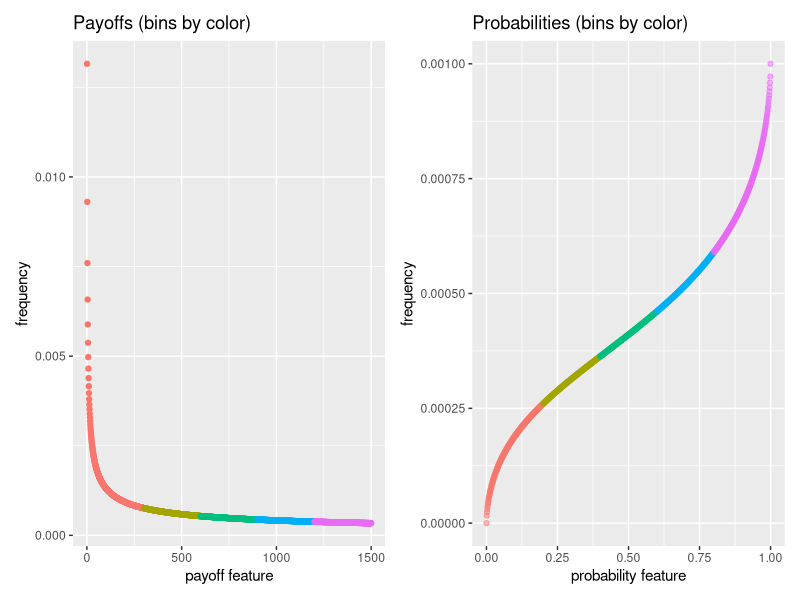

Here is the R script that generated this plot:
library(tidyverse)
library(patchwork)
##paper link: https://www.sciencedirect.com/science/article/pii/S0010028505001015

## "Brown and Qian (2004) asked participants to estimate the relative frequencies with which different probabilities occur in the environment, and found that (a) low and high probabilities are rated as occurring most frequently, and (b) high probabilities are rated as occurring more often than low probabilities."

##Eco probability distribution estimated from prob-related phrases in corpus:
b <- .59 # best, 90% var captured in range 0.46 to 0.67
subj_p <- function(p){
    (p ^ b) /
        ( ( (p ^ b) + (1 - p) ^ b) ^ (1 / b))
}

x <- seq(from = 0, to = 1, length = 1000)
prob.df <- data.frame(x = x, p = sapply(x, subj_p))

howfine <- 5
if (nrow(prob.df) %% howfine != 0) stop("nrow(prob.df) %% howfine != 0")
prob.df$bracket <- rep(1:howfine, each = nrow(prob.df) / howfine)


##payoffs. For gains, just a power law: constant*(gainamount^y)
##best y for gains is  -.93, for losses -.96
##values up to 10000, rank of 500 should be about .8 (from Fig. 2)
maxpay <- 1500
minpay <- 1

#this is only vaguely related to Chater 2006 and is probably dumb.
payraw.df <- data.frame( value = minpay:maxpay,
                     freq = sapply(minpay:maxpay, function(x){x ^ -.5}),
                     bracket = rep(1:howfine,
                                   each = length(minpay:maxpay) /
                                       howfine)) %>%
    mutate(freq = freq / sum(freq))

pay.df <- payraw.df %>%
    group_by(bracket) %>%
    summarize(prob = sum(freq), ev = mean(value)) %>%
    ungroup

payoff_levels <- paste0("pay", 1:howfine)
paylevel_prob <- pay.df$prob
paylevel_value <- pay.df$ev

prob_levels <- paste0("prob", 1:howfine)
problevel_prob <- rep(1 / howfine, howfine)
problevel_value <- prob.df %>%
    group_by(bracket) %>%
    summarize(value = mean(p)) %>%
    ungroup %>%
    select(value) %>%
    unlist %>% as.numeric

prob_na_expected <- with(prob.df, sum(x * p) / nrow(prob.df))
pay_na_expected <- with(pay.df, sum(prob * ev) / nrow(pay.df))

value_na_na <- prob_na_expected * pay_na_expected

##ggsave(
ggplot(payraw.df, aes(x = value, y = freq, color = as.character(bracket))) +
    geom_point() +
    xlab("payoff feature") +
    ylab("frequency") +
    guides(color = FALSE) +
    ggtitle("Payoffs (bins by color)") +
ggplot(prob.df, aes(x = x, y = p / nrow(prob.df))) +
    geom_point(aes(color = as.character(bracket)), alpha = .5) +
    ggtitle(paste("Probabilities (bins by color)")) +
    xlab("probability feature") +
    ylab("frequency") +
    guides(color = FALSE)
##,
##file = "eco_world.png")

##This is the setup you have to mimic to run goldenline.R:
## prob_levels <- c("lowprob", "midprob", "highprob")
## problevel_prob <- c(.4, .2, .4)
## problevel_value <- c(.25, .5, .75)

## payoff_levels <- c("lowpay", "midpay", "highpay")
## paylevel_prob <- c(.1, .8, .1)
## paylevel_value <- c(13, 20, 27)
## prob_na_expected <- .5
## pay_na_expected <- 20
## value_na_na <- 10
